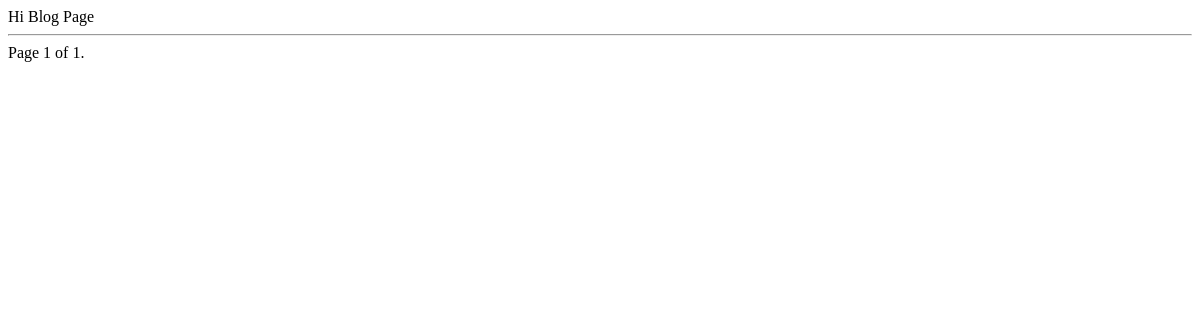
The app's page /post/ (signed in), older data.
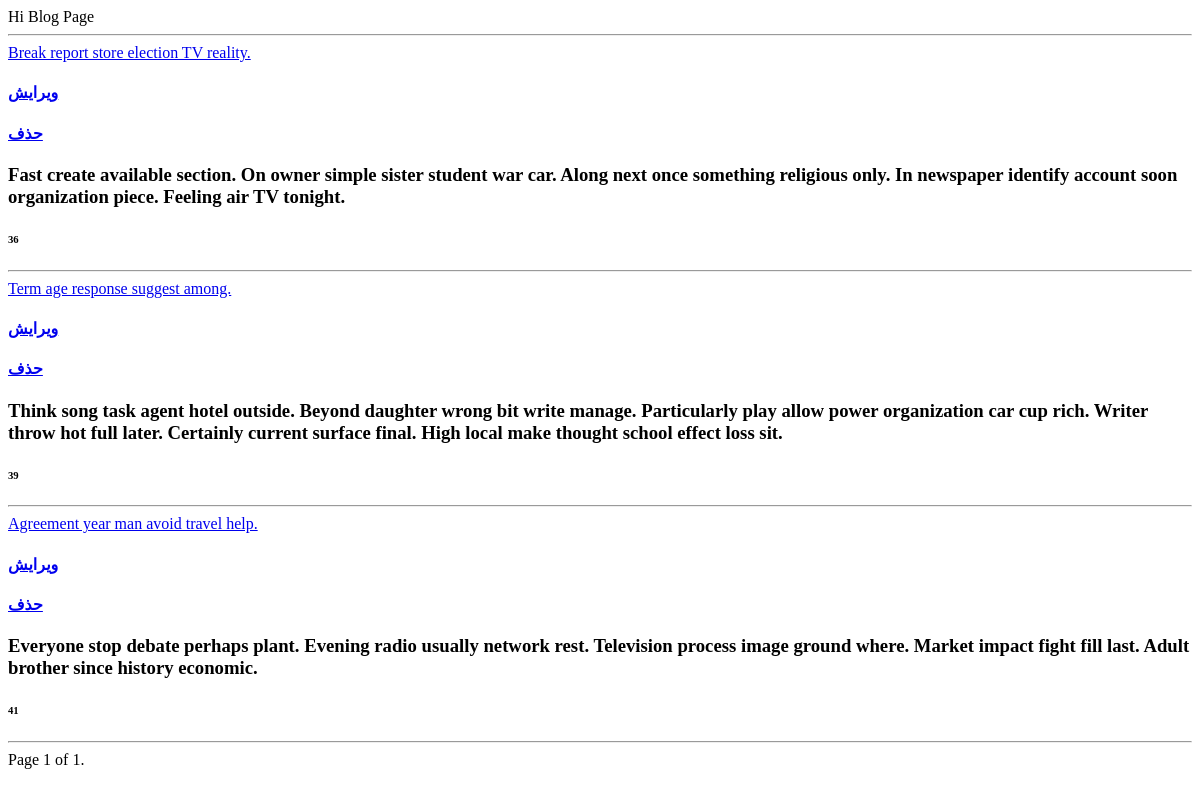
The same page, newer data.
### blog/models.py (models this page shows, shortened)
class Post(models.Model):
    author = models.ForeignKey("accounts.Profile", on_delete=models.CASCADE)
    image = models.ImageField(null=True, blank=True)
    title = models.CharField(max_length=250)
    content = models.TextField()
    status = models.BooleanField()
    category = models.ForeignKey("Category", on_delete=models.SET_NULL, null=True)
    created_date = models.DateTimeField(auto_now_add=True)
    updated_date = models.DateTimeField(auto_now=True)
    published_date = models.DateTimeField()

### blog/views.py (the view)
# urls.py: path("post/", views.Posts.as_view(), name="post-detail2"),
class Posts(PermissionRequiredMixin, LoginRequiredMixin, ListView):
    queryset = Post.objects.filter(status=True)
    template_name = "base.html"
    permission_required = "blog.view_post"
    context_object_name = "posts"
    paginate_by = 3
    redirect_field_name = "redirect_to"
    ordering = ["id"]

### templates/base.html (shortened to what this page needs)
<!DOCTYPE html>
<html lang="en">
<head>
</head>
<body>
    Hi {{ name }}
    Blog Page
    <hr/>
    {% for post in object_list %}
        <a href="{% url 'blog:post-detail' pk=post.id %}">  {{ post.title }}</a>
            <a href="{% url 'blog:UpdatePost' pk=post.id %}"><h4>ویرایش</h4></a>
            <a href="{% url 'blog:DeletePost' pk=post.id %}"><h4>حذف</h4></a>
        <h3>{{ post.content }}</h3>
        <h6>{{ post.id }}</h6>
        <hr/>
    {% endfor %}
<div class="pagination">
    <span class="step-links">
        <span class="current">
            Page {{ page_obj.number }} of {{ page_obj.paginator.num_pages }}.
        </span>
    </span>
</div>
</body>
</html>

Row changes from the older to the newer data that the page shows:
added Post: title "Break report store election TV reality.", content "Fast create available section. On owner simple sister student war car. Along next once something religious only. In newspaper identify account soon organization piece. Feeling air TV tonight.", id "36"
added Post: title "Term age response suggest among.", content "Think song task agent hotel outside. Beyond daughter wrong bit write manage. Particularly play allow power organization car cup rich. Writer throw hot full later. Certainly current surface final. High local make thought school effect loss sit.", id "39"
added Post: title "Agreement year man avoid travel help.", content "Everyone stop debate perhaps plant. Evening radio usually network rest. Television process image ground where. Market impact fight fill last. Adult brother since history economic.", id "41"
